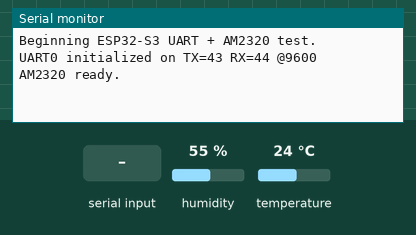
Simulated run of this sketch. Board: ESP32-S3. On the bench: the last lines printed to the serial monitor. The inputs (shaded band) are chosen by the test bench; at power-on: humidity 55 %, temperature 24 °C.

Above: at 4.2 s.
4.3 s: "90,45\n" received over Serial
At 5.5 s:
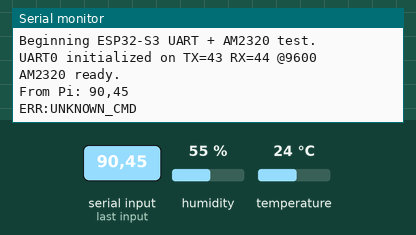
5.8 s: "1\n" received over Serial
At 7.0 s:
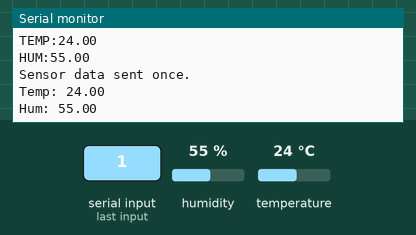

The sketch:

testtempesp.ino
```cpp
#include <Arduino.h>
#include <HardwareSerial.h>
#include "Adafruit_Sensor.h"
#include "Adafruit_AM2320.h"

// ======================================================== //
// UART setup
HardwareSerial SerialUART32_0(0); // UART0
HardwareSerial SerialUART32_1(1); // UART0

#define UART_TX_PIN 43
#define UART_RX_PIN 44
// ======================================================== //

Adafruit_AM2320 am2320 = Adafruit_AM2320();

void setup() {

  // USB Serial Monitor
  Serial.begin(9600);
  delay(2000);
  Serial.println("Beginning ESP32-S3 UART + AM2320 test.");

  // UART0 to Raspberry Pi
  SerialUART32_0.begin(9600, SERIAL_8N1, UART_RX_PIN, UART_TX_PIN);
  delay(1000);
  Serial.println("UART0 initialized on TX=43 RX=44 @9600");

  // Sensor init
  if (!am2320.begin()) {
    Serial.println("AM2320 not detected!");
  } else {
    Serial.println("AM2320 ready.");
  }
}

void loop() {

  // Check for command from Pi
  if (SerialUART32_0.available()) {

    String incoming = SerialUART32_0.readStringUntil('\n');
    incoming.trim();

    Serial.print("From Pi: ");
    Serial.println(incoming);

    int command = incoming.toInt();

    if (command == 1) {
      float temp = am2320.readTemperature();
      float hum  = am2320.readHumidity();

      // Send sensor data ONCE
      SerialUART32_0.print("TEMP:");
      SerialUART32_0.println(temp);

      SerialUART32_0.print("HUM:");
      SerialUART32_0.println(hum);

      Serial.println("Sensor data sent once.");
      Serial.print("Temp: "); Serial.println(temp);
      Serial.print("Hum: "); Serial.println(hum);

       delay(2000);
    }
    else {
      SerialUART32_0.println("ERR:UNKNOWN_CMD");
    }
  }
}
```

Measured:
- after the input at 4.3 s, the serial monitor: prints a new line at once (image 1)
- after the input at 5.8 s, the serial monitor: prints a new line at once (image 2)
